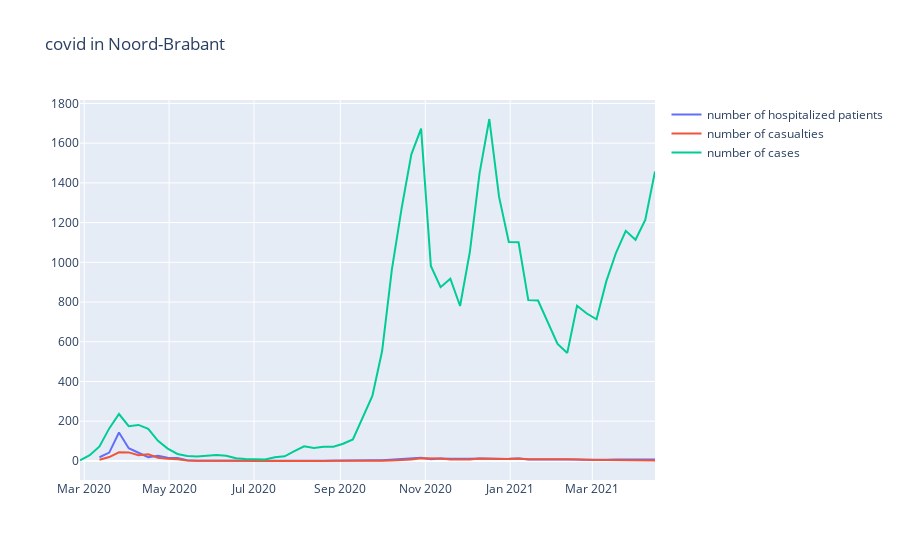

Notebook code for this chart:
### Markdown cell above
Then, I'm going to make a graph of the covid data of Noord-Brabant, just to explore the data and do some findings.

### Code cell
# First, I'll make a graph of all covid data on the province of Noord-Brabant
# I have to add the number of cases as a new activity and then I'm able to make the graph
fig_5 = go.Figure()

for activity in activities_story_1:
    x1 = df_full_province_2['date']
    y1 = df_full_province_2[activity]
    fig_5.add_trace(go.Scatter(x=x1,y=y1,name=activity))


fig_5.update_layout(title='covid in ' + province_1)
fig_5.show()
